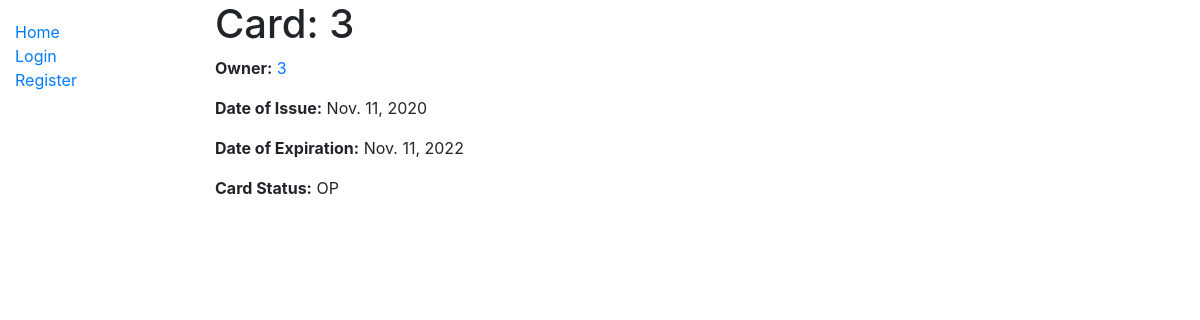
Screenshot of /user/card/3 with the database file from the repository.
### user/models.py (models this page shows, shortened)
class Card(models.Model):
    date_of_issue = models.DateField(auto_now=True, help_text="Date that ATM Card was Issued.", )
    expiry_date = models.DateField(default=datetime.now() + timedelta(days=730),
                                   help_text="Date upon which ATM card expires. Defaults to two years from date of "
                                             "issue", )
    OPEN = 'OP'
    CLOSED = 'CL'
    PENDING = 'PE'
    CARD_STATUS_CHOICES = (
        (OPEN, 'Open'),
        (CLOSED, 'Closed'),
        (PENDING, 'Pending'),
    )
    card_status = models.CharField(max_length=6, choices=CARD_STATUS_CHOICES, default=PENDING,
                                   help_text="Status of ATM Card. Card can either be Open or Closed. "
                                             "Pending means that card has been submitted by a user, but not yet "
                                             "approved by an admin.", )
    owner_id = models.ForeignKey(User, on_delete=models.PROTECT, help_text="Card holder's account.", )

### user/views.py (the view, shortened to what this page needs)
# urls.py: path('card/<int:pk>', views.CardDetailView.as_view(), name='card_detail'),
class CardDetailView(generic.DetailView):
    model = Card

### user/templates/user/card_detail.html
{% extends "base_generic.html" %}
{% block content %}
  <h1>Card: {{ card.id }}</h1>
  <p><strong>Owner:</strong> <a href="">{{ card.id }}</a></p>
  <p><strong>Date of Issue:</strong> {{ card.date_of_issue }}</p>
  <p><strong>Date of Expiration:</strong> {{ card.expiry_date }}</p>
  <p><strong>Card Status:</strong> {{ card.card_status }}</p>
{% endblock %}

### rows the page displays
Card: id "3", date_of_issue "Nov. 11, 2020", expiry_date "Nov. 11, 2022", card_status "OP"
